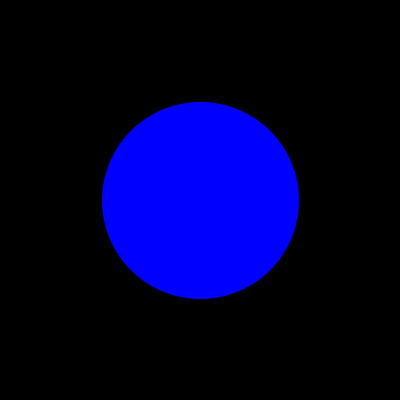
Frame 1 (no input)
Frame 60 (the mouse pressed at the canvas centre just before this capture): identical to frame 1, image omitted
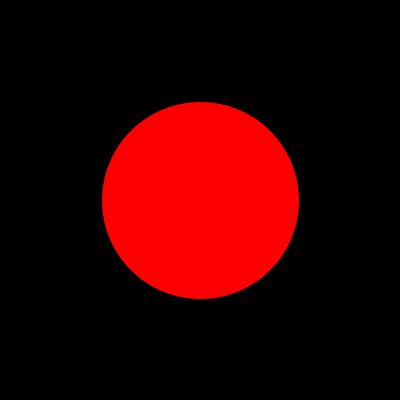
Frame 120 (the mouse held since frame 60 and released just before this capture)

The Processing sketch that drew these frames (run headless with seeded random() and noise(); from frame 60 on, the mouse is pressed at the canvas centre):

// Processing sketch: bug06
// ── bug06.pde
// fill the circle with red if the mouse
// is inside the circle at the middle of the
// screen and blue if it is outside the circle.

void setup() {
  size (400,400);
  strokeWeight( 3 );
}


int diameter = 200;

void draw() {
  background (0);
  if ( keyPressed ) {
    if ( key == 'g' || key == 'G' ) {
      diameter++;  // grow
    } else if ( key == 's' || key == 'S' ) {
      diameter--;  // shrink
    }
  }
  
  if ( dist( mouseX, mouseY, 200, 200 ) < diameter ) {
    fill( 255, 0, 0 );
  } else {
    fill( 0, 0, 255 );
  }
  ellipse(200,200,diameter,diameter);
}
